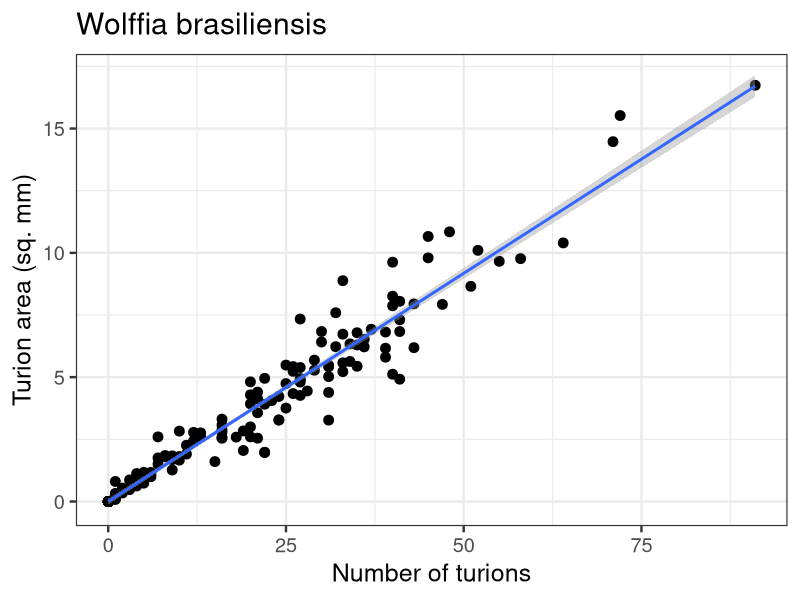
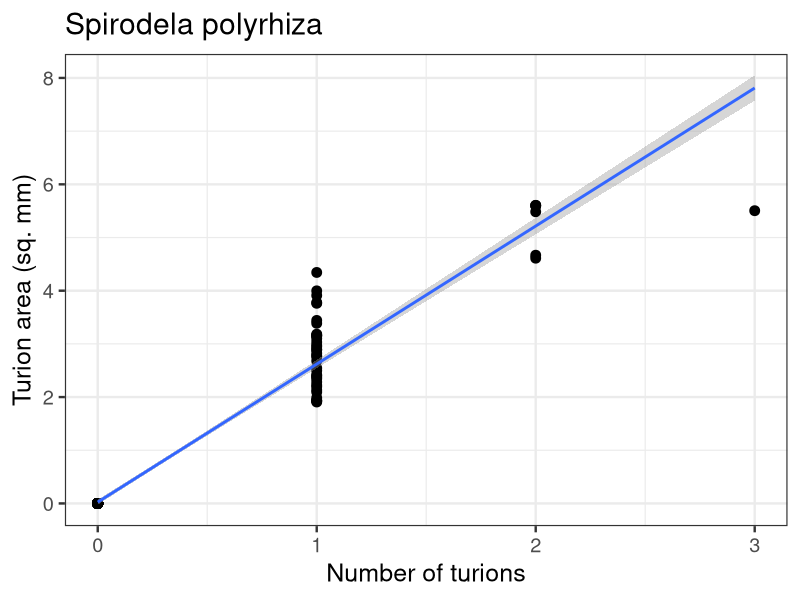
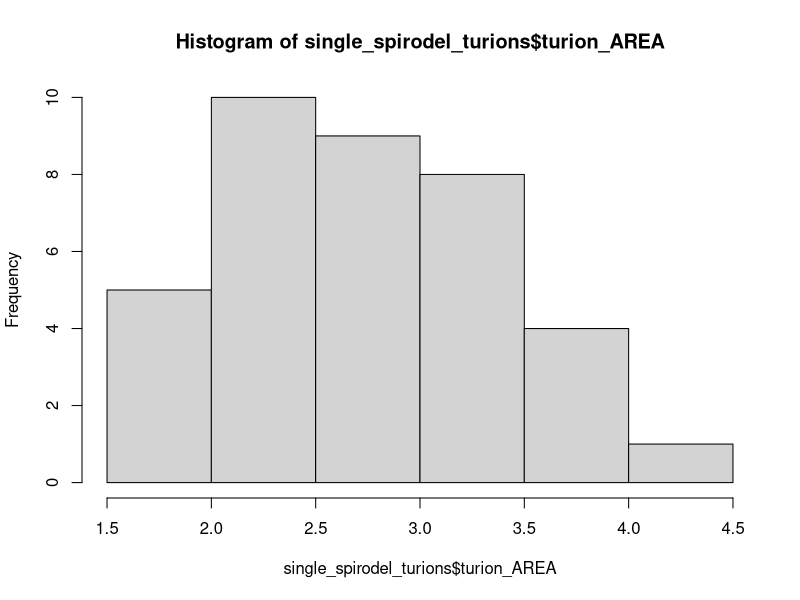

Here is the R script that generated these plots, in order:
############################################
# Turion # to Turion area                  #
# Conversion                               #
# Data from Fall 2012 Stoichiometry exp.   #
############################################
library(plyr)
library(ggplot2)

# import data 
data_turion_area <- read.csv("turion_area-FOR_CONVERSION_ONLY.csv")
head(data_turion_area)

# add a new variable that combines plate and well to use as an ID 
data_turion_area$id <- paste(data_turion_area$plate,data_turion_area$row,data_turion_area$col,sep="")

# reshape the data 
a <- reshape(data_turion_area, 
             idvar="id",
             varying = c("turion_area5","turion_area7","turion_area10","turion_area12"),
             times = c(5,7,10,12),
             timevar = "day",
             v.names = "turion_AREA",
             direction = "long")

b <- reshape(data_turion_area, 
             idvar="id",
             varying = c("turions5","turions7","turions10","turions12"),
             times = c(5,7,10,12),
             timevar = "day",
             v.names = "turion_NUMB",
             direction = "long")

# remove un-needed variables 
a[9:28] <- list(NULL)
b[9:28] <- list(NULL)

# merge 
data_turion_area_long <- merge(a,b)

# clean-up
row.names(data_turion_area_long) <- seq(nrow(data_turion_area_long)) # Re-name the rows so they're not so ugly

# check it out 
head(data_turion_area_long)

# Wolffia
turion_area_WB <- ggplot(subset(data_turion_area_long, data_turion_area_long$species=="W"), aes(x=turion_NUMB,y=turion_AREA))
turion_area_WB <- turion_area_WB + geom_point(size=3)
turion_area_WB <- turion_area_WB + ggtitle("Wolffia brasiliensis")
turion_area_WB <- turion_area_WB + xlab("Number of turions")
turion_area_WB <- turion_area_WB + ylab("Turion area (sq. mm)")
turion_area_WB <- turion_area_WB + theme_bw(base_size=18)
turion_area_WB <- turion_area_WB + geom_smooth(method='lm')
turion_area_WB

# get the slope and intercept 
lm(turion_AREA ~ turion_NUMB, data=subset(data_turion_area_long, data_turion_area_long$species=="W"))
summary(lm(turion_AREA ~ turion_NUMB, data=subset(data_turion_area_long, data_turion_area_long$species=="W")))
# Intercept: -0.001849
# Slope: 0.183589 
# adj R sq: 0.9524

# Spirodela
turion_area_SP <- ggplot(subset(data_turion_area_long, data_turion_area_long$species=="S"), aes(x=turion_NUMB,y=turion_AREA))
turion_area_SP <- turion_area_SP + geom_point(size=3)
turion_area_SP <- turion_area_SP + ggtitle("Spirodela polyrhiza")
turion_area_SP <- turion_area_SP + xlab("Number of turions")
turion_area_SP <- turion_area_SP + ylab("Turion area (sq. mm)")
turion_area_SP <- turion_area_SP + theme_bw(base_size=18)
turion_area_SP <- turion_area_SP + geom_smooth(method='lm')
turion_area_SP

# get the subset of spirodela data where theere is a single turion 
single_spirodel_turions <- subset(data_turion_area_long, data_turion_area_long$species=="S" & data_turion_area_long$turion_NUMB==1)
# plot a histogram 
hist(single_spirodel_turions$turion_AREA)

# summary statistics
numb_area <- length(single_spirodel_turions$turion_AREA)
mean_area <- mean(single_spirodel_turions$turion_AREA)
sd_area <- sd(single_spirodel_turions$turion_AREA)
se_area <- sd_area/sqrt(numb_area)
error <- qnorm(0.975)*sd_area/sqrt(numb_area)
lower <- mean_area - error
upper <- mean_area + error
